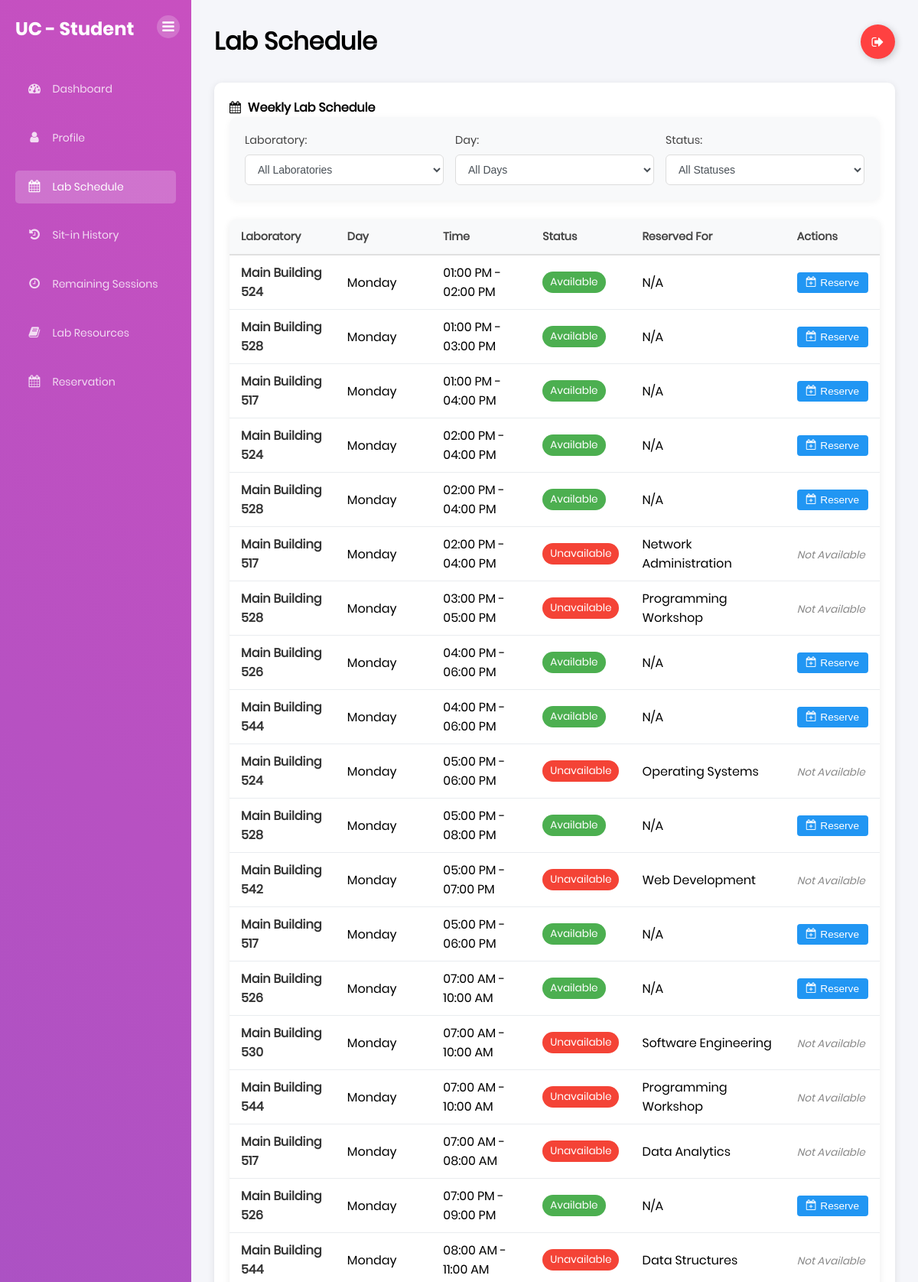
Screenshot of /student/lab-schedule (signed in, upper part) with the database file from the repository.
### tables this page shows
CREATE TABLE lab_schedules (
    schedule_id INTEGER PRIMARY KEY,
    lab_id INTEGER NOT NULL,
    day_of_week TEXT NOT NULL CHECK (day_of_week IN ('Monday', 'Tuesday', 'Wednesday', 'Thursday', 'Friday', 'Saturday', 'Sunday')),
    start_time TIME NOT NULL,
    end_time TIME NOT NULL,
    is_available BOOLEAN DEFAULT 1,
    reserved_for TEXT,
    FOREIGN KEY (lab_id) REFERENCES laboratories(lab_id),
    UNIQUE(lab_id, day_of_week, start_time)
);

CREATE TABLE laboratories (
    lab_id INTEGER PRIMARY KEY,
    room_number TEXT NOT NULL UNIQUE,
    building TEXT,
    capacity INTEGER NOT NULL,
    description TEXT,
    equipment TEXT,
    status TEXT DEFAULT 'Available' CHECK (status IN ('Available', 'Maintenance', 'Reserved', 'Closed')),
    created_at TIMESTAMP DEFAULT CURRENT_TIMESTAMP,
    updated_at TIMESTAMP DEFAULT CURRENT_TIMESTAMP
);

### app.py (the view)
@app.route('/student/lab-schedule')
def student_lab_schedule():
    if 'user' not in session:
        flash('Access denied: Student login required', 'danger')
        return redirect(url_for('home'))
    conn = get_db_connection()
    cursor = conn.cursor()
    cursor.execute('''
        SELECT lab_id, building, room_number, capacity, equipment
        FROM laboratories
        ORDER BY building, room_number
    ''')
    labs = [dict(row) for row in cursor.fetchall()]
    cursor.execute('''
        SELECT
            s.schedule_id,
            l.lab_id,
            l.building,
            l.room_number,
            s.day_of_week as day,
            s.start_time,
            s.end_time,
            s.is_available,
            s.reserved_for
        FROM lab_schedules s
        JOIN laboratories l ON s.lab_id = l.lab_id
        ORDER BY s.day_of_week, s.start_time
    ''')
    schedules = [dict(row) for row in cursor.fetchall()]
    time_slots_24h = [
        "07:00 - 08:00", "08:00 - 09:00", "09:00 - 10:00", "10:00 - 11:00",
        "11:00 - 12:00", "12:00 - 13:00", "13:00 - 14:00", "14:00 - 15:00",
        "15:00 - 16:00", "16:00 - 17:00", "17:00 - 18:00", "18:00 - 19:00",
        "19:00 - 20:00", "20:00 - 21:00"
    ]
    time_slots = []
    for slot in time_slots_24h:
        start, end = slot.split(' - ')
        formatted_start = format_time(start)
        formatted_end = format_time(end)
        time_slots.append(f"{formatted_start} - {formatted_end}")
    cursor.close()
    conn.close()
    return render_template('student_lab_schedule.html', labs=labs, schedules=schedules, time_slots=time_slots)

### app.py (called while the page is built)
def get_db_connection():
    conn = sqlite3.connect("users.db")
    conn.row_factory = sqlite3.Row
    return conn

@app.after_request
def add_header(response):
    response.headers['Cache-Control'] = 'no-store, no-cache, must-revalidate, max-age=0'
    response.headers['Pragma'] = 'no-cache'
    response.headers['Expires'] = '0'
    return response

def format_time(value):
    try:
        dt = datetime.strptime(value, '%Y-%m-%d %H:%M:%S')
        return dt.strftime('%I:%M %p')
    except ValueError:
        try:
            if ':' in value:
                if len(value.split(':')) == 2:
                    dt = datetime.strptime(value, '%H:%M')
                else:
                    dt = datetime.strptime(value, '%H:%M:%S')
                return dt.strftime('%I:%M %p')
        except ValueError:
            return value

### templates/student_lab_schedule.html (shortened to what this page needs)
{% extends 'base.html' %} {% block content %}
<div class="dashboard-container">
  <div class="sidebar">
    <div class="sidebar-header">
      <h2>UC - Student</h2>
      <button class="sidebar-inner-toggle" title="Toggle Sidebar">
        <i class="fa fa-bars"></i>
      </button>
    </div>
    <div class="sidebar-menu">
      <ul>
        <li>
          <a href="{{ url_for('dashboard') }}">
            <i class="fa fa-dashboard"></i> Dashboard
          </a>
        </li>
        <li>
          <a href="{{ url_for('profile') }}">
            <i class="fa fa-user"></i> Profile
          </a>
        </li>
        <li>
          <a href="{{ url_for('student_lab_schedule') }}" class="active">
            <i class="fa fa-calendar"></i> Lab Schedule
          </a>
        </li>
        <li>
          <a href="{{ url_for('sit_in_history') }}">
            <i class="fa fa-history"></i> Sit-in History
          </a>
        </li>
        <li>
          <a href="{{ url_for('remaining_sessions') }}">
            <i class="fa fa-clock-o"></i> Remaining Sessions
          </a>
        </li>
        <li>
          <a href="{{ url_for('lab_resources') }}">
            <i class="fa fa-book"></i> Lab Resources
          </a>
        </li>
        <li>
          <a href="{{ url_for('reservation') }}">
            <i class="fa fa-calendar"></i> Reservation
          </a>
        </li>
      </ul>
    </div>
  </div>
  <div class="main-content">
    <div class="header">
      <h1>Lab Schedule</h1>
      <div style="display: flex; align-items: center; gap: 10px;">
        <a class="Btn" href="{{ url_for('logout') }}">
          <div class="sign">
            <i class="fa fa-sign-out" aria-hidden="true"></i>
          </div>
        </a>
      </div>
    </div>
    <div class="content-row">
      <div class="schedule-card" style="width: 100%">
        <h4>
          <i class="fa fa-calendar" aria-hidden="true" style="margin-right: 5px"></i>
          Weekly Lab Schedule
        </h4>
        <div class="filter-group">
          <div class="filter-item">
            <label for="labSelector">Laboratory:</label>
            <select id="labSelector" class="form-control" onchange="filterSchedule()">
              <option value="all">All Laboratories</option>
            </select>
          </div>
          <div class="filter-item">
            <label for="daySelector">Day:</label>
            <select id="daySelector" class="form-control" onchange="filterSchedule()">
              <option value="all">All Days</option>
            </select>
          </div>
          <div class="filter-item">
            <label for="statusSelector">Status:</label>
            <select id="statusSelector" class="form-control" onchange="filterSchedule()">
              <option value="all">All Statuses</option>
            </select>
          </div>
        </div>
        <div class="schedule-container">
          <table class="schedule-table">
            <thead>
              <tr>
                <th>Laboratory</th>
                <th>Day</th>
                <th>Time</th>
                <th>Status</th>
                <th>Reserved For</th>
                <th>Actions</th>
              </tr>
            </thead>
            <tbody>
              {% for schedule in schedules %}
              <tr class="schedule-row"
                  data-lab-id="{{ schedule.lab_id }}"
                  data-day="{{ schedule.day }}"
                  data-status="{{ 'Available' if schedule.is_available else 'Unavailable' }}">
                <td>
                  <span class="lab-badge">{{ schedule.building }} {{ schedule.room_number }}</span>
                </td>
                <td>{{ schedule.day }}</td>
                <td>{{ schedule.start_time|format_time }} - {{ schedule.end_time|format_time }}</td>
                <td>
                  <span class="status-badge status-{{ 'available' if schedule.is_available else 'unavailable' }}">
                    {% if schedule.is_available %}Available{% else %}Unavailable{% endif %}
                  </span>
                </td>
                <td>{{ schedule.reserved_for if schedule.reserved_for else 'N/A' }}</td>
                <td class="actions-cell">
                  {% if schedule.is_available %}
                  <button class="reserve-btn" onclick="showReservationModal('{{ schedule.schedule_id }}')">
                    <i class="fa fa-calendar-plus-o"></i> Reserve
                  </button>
                  {% else %}
                  <span class="unavailable-text">Not Available</span>
                  {% endif %}
                </td>
              </tr>
              {% endfor %}
            </tbody>
          </table>
        </div>
      </div>
    </div>
  </div>
</div>
{% endblock %}

### static/css/main.css (style rules this page uses)
* { margin: 0px; padding: 0px; box-sizing: border-box; }
body, html { height: 100%; font-family: Poppins-Regular, sans-serif; }
a { font-family: Poppins-Regular; font-size: 14px; line-height: 1.7; color: #666666; margin: 0px; transition: all 0.4s; -webkit-transition: all 0.4s; -o-transition: all 0.4s; -moz-transition: all 0.4s; }
h1,h2,h3,h4,h5,h6 { margin: 0px; }
ul, li { margin: 0px; list-style-type: none; }
button { outline: none !important; border: none; background: transparent; }
.dashboard-container { display: flex; min-height: 100vh; background: #f5f6fa; }
.sidebar { width: 250px; background: linear-gradient(-135deg, #c850c0, #4158d0); color: white; padding: 20px; position: fixed; height: 100%; }
.sidebar-header h2 { font-family: 'Poppins-Bold'; margin-bottom: 30px; }
.sidebar-menu ul { list-style: none; padding: 0; margin: 0; display: flex; flex-direction: column; height: calc(100vh - 100px); }
.sidebar-menu li { margin: 10px 0; }
.sidebar-menu a { color: rgba(255,255,255,0.8); text-decoration: none; padding: 10px 15px; display: block; border-radius: 5px; transition: all 0.3s ease; }
.sidebar-menu a.active { color: white; background-color: rgba(255,255,255,0.2); }
.main-content { margin-left: 250px; flex: 1; padding: 30px; }
.header { display: flex; justify-content: space-between; align-items: center; margin-bottom: 30px; }
.content-row { display: grid; grid-template-columns: repeat(auto-fit, minmax(300px, 1fr)); gap: 20px; }
.schedule-card, .clients-card { background: white; padding: 20px; border-radius: 10px; box-shadow: 0 2px 10px rgba(0,0,0,0.1); }
.Btn { display: flex; align-items: center; justify-content: flex-start; width: 45px; height: 45px; border: none; border-radius: 50%; cursor: pointer; position: relative; overflow: hidden; transition-duration: 0.3s; box-shadow: 2px 2px 10px rgba(0, 0, 0, 0.199); background-color: rgb(255, 65, 65); text-decoration: none; }
.sign { width: 100%; transition-duration: 0.3s; display: flex; align-items: center; justify-content: center; }
.sign i { color: white; font-size: 17px; }
.form-control { display: block; width: 100%; padding: 0.375rem 0.75rem; font-size: 1rem; line-height: 1.5; color: #495057; background-color: #fff; border: 1px solid #ced4da; border-radius: 0.25rem; transition: border-color 0.15s ease-in-out, box-shadow 0.15s ease-in-out; }
.sidebar-inner-toggle { position: absolute; top: 20px; right: 15px; background: rgba(255,255,255,0.2); border: none; width: 30px; height: 30px; border-radius: 50%; color: white; cursor: pointer; display: flex; align-items: center; justify-content: center; transition: all 0.3s ease; }
.sidebar-inner-toggle i { font-size: 18px; }
.sidebar-menu a i { margin-right: 10px; width: 20px; text-align: center; font-size: 16px; }
.sidebar { transition: width 0.3s ease; }
.main-content { transition: margin-left 0.3s ease; }

### rows the page displays
lab_schedules: building "Main Building", room_number "526", day "Monday", start_time "07:00 AM", end_time "10:00 AM", is_available "Available", reserved_for "N/A"
lab_schedules: building "Main Building", room_number "530", day "Monday", start_time "07:00 AM", end_time "10:00 AM", is_available "Unavailable", reserved_for "Software Engineering"
lab_schedules: building "Main Building", room_number "544", day "Monday", start_time "07:00 AM", end_time "10:00 AM", is_available "Unavailable", reserved_for "Programming Workshop"
lab_schedules: building "Main Building", room_number "517", day "Monday", start_time "07:00 AM", end_time "08:00 AM", is_available "Unavailable", reserved_for "Data Analytics"
lab_schedules: building "Main Building", room_number "544", day "Monday", start_time "08:00 AM", end_time "11:00 AM", is_available "Unavailable", reserved_for "Data Structures"
lab_schedules: building "Main Building", room_number "524", day "Monday", start_time "01:00 PM", end_time "02:00 PM", is_available "Available", reserved_for "N/A"
lab_schedules: building "Main Building", room_number "528", day "Monday", start_time "01:00 PM", end_time "03:00 PM", is_available "Available", reserved_for "N/A"
lab_schedules: building "Main Building", room_number "517", day "Monday", start_time "01:00 PM", end_time "04:00 PM", is_available "Available", reserved_for "N/A"
lab_schedules: building "Main Building", room_number "524", day "Monday", start_time "02:00 PM", end_time "04:00 PM", is_available "Available", reserved_for "N/A"
lab_schedules: building "Main Building", room_number "528", day "Monday", start_time "02:00 PM", end_time "04:00 PM", is_available "Available", reserved_for "N/A"
lab_schedules: building "Main Building", room_number "517", day "Monday", start_time "02:00 PM", end_time "04:00 PM", is_available "Unavailable", reserved_for "Network Administration"
lab_schedules: building "Main Building", room_number "528", day "Monday", start_time "03:00 PM", end_time "05:00 PM", is_available "Unavailable", reserved_for "Programming Workshop"
lab_schedules: building "Main Building", room_number "526", day "Monday", start_time "04:00 PM", end_time "06:00 PM", is_available "Available", reserved_for "N/A"
lab_schedules: building "Main Building", room_number "544", day "Monday", start_time "04:00 PM", end_time "06:00 PM", is_available "Available", reserved_for "N/A"
lab_schedules: building "Main Building", room_number "524", day "Monday", start_time "05:00 PM", end_time "06:00 PM", is_available "Unavailable", reserved_for "Operating Systems"
lab_schedules: building "Main Building", room_number "528", day "Monday", start_time "05:00 PM", end_time "08:00 PM", is_available "Available", reserved_for "N/A"
lab_schedules: building "Main Building", room_number "542", day "Monday", start_time "05:00 PM", end_time "07:00 PM", is_available "Unavailable", reserved_for "Web Development"
lab_schedules: building "Main Building", room_number "517", day "Monday", start_time "05:00 PM", end_time "06:00 PM", is_available "Available", reserved_for "N/A"
lab_schedules: building "Main Building", room_number "526", day "Monday", start_time "07:00 PM", end_time "09:00 PM", is_available "Available", reserved_for "N/A"
